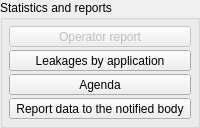
    <widget class="QGroupBox" name="gb_statistics">
     <property name="title">
      <string>Statistics and reports</string>
     </property>
     <layout class="QVBoxLayout" name="verticalLayout_3">
      <property name="spacing">
       <number>3</number>
      </property>
      <property name="margin">
       <number>6</number>
      </property>
      <item>
       <widget class="QToolButton" name="tbtn_view_operator_report">
        <property name="enabled">
         <bool>false</bool>
        </property>
        <property name="sizePolicy">
         <sizepolicy hsizetype="Minimum" vsizetype="Fixed">
          <horstretch>0</horstretch>
          <verstretch>0</verstretch>
         </sizepolicy>
        </property>
        <property name="statusTip">
         <string>View operator report</string>
        </property>
        <property name="text">
         <string>Operator report</string>
        </property>
        <property name="icon">
         <iconset resource="../rc/resources.qrc">
          <normaloff>:/images/images/view.png</normaloff>:/images/images/view.png</iconset>
        </property>
        <property name="iconSize">
         <size>
          <width>16</width>
          <height>16</height>
         </size>
        </property>
        <property name="checkable">
         <bool>true</bool>
        </property>
        <property name="toolButtonStyle">
         <enum>Qt::ToolButtonTextBesideIcon</enum>
        </property>
       </widget>
      </item>
      <item>
       <widget class="QToolButton" name="tbtn_view_leakages">
        <property name="sizePolicy">
         <sizepolicy hsizetype="Minimum" vsizetype="Fixed">
          <horstretch>0</horstretch>
          <verstretch>0</verstretch>
         </sizepolicy>
        </property>
        <property name="statusTip">
         <string>View leakages by application</string>
        </property>
        <property name="text">
         <string>Leakages by application</string>
        </property>
        <property name="icon">
         <iconset resource="../rc/resources.qrc">
          <normaloff>:/images/images/view.png</normaloff>:/images/images/view.png</iconset>
        </property>
        <property name="iconSize">
         <size>
          <width>16</width>
          <height>16</height>
         </size>
        </property>
        <property name="checkable">
         <bool>true</bool>
        </property>
        <property name="toolButtonStyle">
         <enum>Qt::ToolButtonTextBesideIcon</enum>
        </property>
       </widget>
      </item>
      <item>
       <widget class="QToolButton" name="tbtn_view_agenda">
        <property name="sizePolicy">
         <sizepolicy hsizetype="Minimum" vsizetype="Fixed">
          <horstretch>0</horstretch>
          <verstretch>0</verstretch>
         </sizepolicy>
        </property>
        <property name="statusTip">
         <string>View agenda</string>
        </property>
        <property name="text">
         <string>Agenda</string>
        </property>
        <property name="icon">
         <iconset resource="../rc/resources.qrc">
          <normaloff>:/images/images/view.png</normaloff>:/images/images/view.png</iconset>
        </property>
        <property name="iconSize">
         <size>
          <width>16</width>
          <height>16</height>
         </size>
        </property>
        <property name="checkable">
         <bool>true</bool>
        </property>
        <property name="toolButtonStyle">
         <enum>Qt::ToolButtonTextBesideIcon</enum>
        </property>
       </widget>
      </item>
      <item>
       <widget class="QToolButton" name="tbtn_report_data">
        <property name="sizePolicy">
         <sizepolicy hsizetype="Minimum" vsizetype="Fixed">
          <horstretch>0</horstretch>
          <verstretch>0</verstretch>
         </sizepolicy>
        </property>
        <property name="statusTip">
         <string>Report data to the notified body</string>
        </property>
        <property name="text">
         <string>Report data to the notified body</string>
        </property>
       </widget>
      </item>
     </layout>
    </widget>
